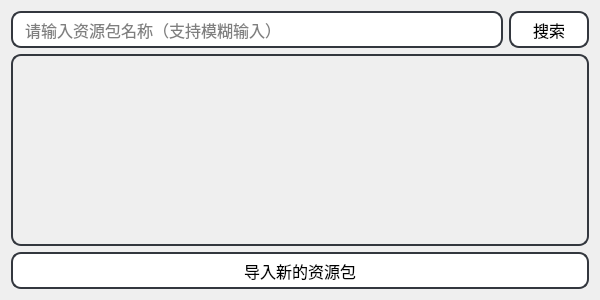
<?xml version="1.0" encoding="UTF-8"?>
<ui version="4.0">
 <class>search_dialog</class>
 <widget class="QDialog" name="search_dialog">
  <property name="windowModality">
   <enum>Qt::NonModal</enum>
  </property>
  <property name="enabled">
   <bool>true</bool>
  </property>
  <property name="geometry">
   <rect>
    <x>0</x>
    <y>0</y>
    <width>600</width>
    <height>300</height>
   </rect>
  </property>
  <property name="sizePolicy">
   <sizepolicy hsizetype="Fixed" vsizetype="Fixed">
    <horstretch>0</horstretch>
    <verstretch>6</verstretch>
   </sizepolicy>
  </property>
  <property name="font">
   <font>
    <family>黑体</family>
    <pointsize>12</pointsize>
   </font>
  </property>
  <property name="windowTitle">
   <string>鹅山通</string>
  </property>
  <property name="windowIcon">
   <iconset>
    <normaloff>icon.svg</normaloff>icon.svg</iconset>
  </property>
  <property name="layoutDirection">
   <enum>Qt::LeftToRight</enum>
  </property>
  <property name="sizeGripEnabled">
   <bool>false</bool>
  </property>
  <layout class="QVBoxLayout" name="verticalLayout" stretch="100,518,100">
   <property name="spacing">
    <number>6</number>
   </property>
   <property name="sizeConstraint">
    <enum>QLayout::SetDefaultConstraint</enum>
   </property>
   <item>
    <layout class="QHBoxLayout" name="horizontalLayout_2" stretch="618,100">
     <item>
      <widget class="QLineEdit" name="searchText">
       <property name="sizePolicy">
        <sizepolicy hsizetype="Minimum" vsizetype="Preferred">
         <horstretch>0</horstretch>
         <verstretch>0</verstretch>
        </sizepolicy>
       </property>
       <property name="font">
        <font>
         <family>黑体</family>
         <pointsize>12</pointsize>
        </font>
       </property>
       <property name="styleSheet">
        <string notr="true">QLineEdit {
    border: 2px solid #33373E;     
    border-radius: 10px;            
    padding-left: 10px;             
    padding-right: 10px;          
    color: #000000;                 
    background-color: #FFFFFF;      
}
</string>
       </property>
       <property name="text">
        <string/>
       </property>
       <property name="placeholderText">
        <string>请输入资源包名称（支持模糊输入）</string>
       </property>
       <property name="cursorMoveStyle">
        <enum>Qt::LogicalMoveStyle</enum>
       </property>
      </widget>
     </item>
     <item>
      <widget class="QPushButton" name="get">
       <property name="sizePolicy">
        <sizepolicy hsizetype="Expanding" vsizetype="Expanding">
         <horstretch>0</horstretch>
         <verstretch>0</verstretch>
        </sizepolicy>
       </property>
       <property name="font">
        <font>
         <family>黑体</family>
         <pointsize>12</pointsize>
        </font>
       </property>
       <property name="styleSheet">
        <string notr="true">QPushButton {
	border-radius: 10px;
	border: 2px solid #33373E;
    background-color: #FFFFFF;      
}
QPushButton:hover {
    background-color: rgb(209, 209, 209);
}
QPushButton:pressed {
    background-color: rgb(190, 190, 190); 
}</string>
       </property>
       <property name="text">
        <string>搜索</string>
       </property>
      </widget>
     </item>
    </layout>
   </item>
   <item>
    <widget class="QScrollArea" name="scrollArea">
     <property name="styleSheet">
      <string notr="true">#scrollArea {
	border-radius: 10px;
	border: 2px solid #33373E;
	border-style: solid;
	padding: 10px;
}
QScrollBar:vertical {
border: none;
width: 10px;
margin: 0px 0 0px 0;
}
QScrollBar::handle:vertical {
background: Gainsboro;
min-height: 20px;
border-radius: 5px;
border: none;
}
QScrollBar::add-line:vertical {
border: 0px solid grey;
height: 0px;
subcontrol-position: bottom;
subcontrol-origin: margin;
}
QScrollBar::sub-line:vertical {
border: 0px solid grey;
height: 0px;
subcontrol-position: top;
subcontrol-origin: margin;
}
QScrollBar::add-page:vertical, QScrollBar::sub-page:vertical {
background: none;
width: 0px;
height: 0px;
}
QScrollBar::handle:vertical:hover,QScrollBar::handle:vertical:pressed{
background: rgb(209, 209, 209);
min-height: 20px;
border-radius: 5px;
border: none;
}</string>
     </property>
     <property name="widgetResizable">
      <bool>true</bool>
     </property>
     <widget class="QWidget" name="scrollAreaWidgetContents">
      <property name="geometry">
       <rect>
        <x>0</x>
        <y>0</y>
        <width>558</width>
        <height>170</height>
       </rect>
      </property>
      <layout class="QVBoxLayout" name="pack_layout"/>
     </widget>
    </widget>
   </item>
   <item>
    <widget class="QPushButton" name="add">
     <property name="sizePolicy">
      <sizepolicy hsizetype="Expanding" vsizetype="Expanding">
       <horstretch>0</horstretch>
       <verstretch>0</verstretch>
      </sizepolicy>
     </property>
     <property name="styleSheet">
      <string notr="true">QPushButton {
	border-radius: 10px;
	border: 2px solid #33373E;
    background-color: #FFFFFF;      
}
QPushButton:hover {
    background-color: rgb(209, 209, 209);
}
QPushButton:pressed {
    background-color: rgb(190, 190, 190); 
}</string>
     </property>
     <property name="text">
      <string>导入新的资源包</string>
     </property>
    </widget>
   </item>
  </layout>
 </widget>
 <resources/>
 <connections/>
</ui>
